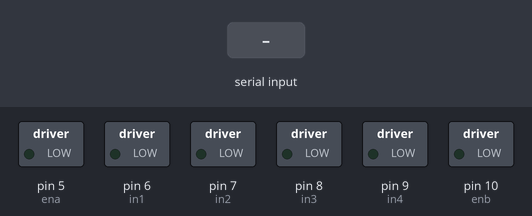
Recording of a sketch running on a simulated Arduino Uno, built with avr-gcc and run on an emulated ATmega328P. Parts: switched loads named in the sketch (green lamp = pin HIGH). The inputs (shaded band) are chosen by the test bench.

Above: at 1.2 s.
1.3 s: "start\n" received over Serial
At 2.5 s:
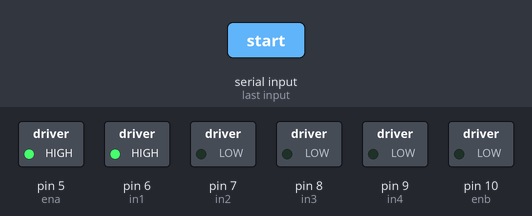
2.8 s: "stop\n" received over Serial
At 3.6 s:
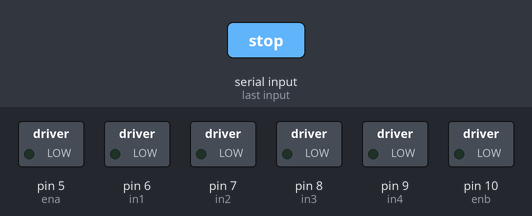
Timing chart, 0 to 5.8 s (numbered marks = the images above; inputs shaded):
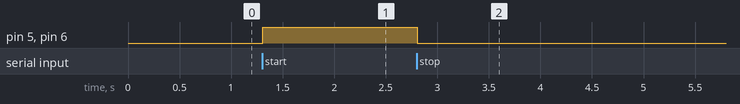

The sketch:

sketch_apr9a.ino
```cpp
int ena = 5;
int in1 = 6;
int in2 = 7;
int in3 = 8;
int in4 = 9;
int enb = 10;

bool runSequence = false;

void setup() {
  Serial.begin(9600);
  pinMode(ena, OUTPUT);
  pinMode(in1, OUTPUT);
  pinMode(in2, OUTPUT);
  pinMode(enb, OUTPUT);
  pinMode(in3, OUTPUT);
  pinMode(in4, OUTPUT);
  stopAllMotors();
}

void loop() {
  // Check for new command
  if (Serial.available()) {
    String command = Serial.readStringUntil('\n');
    command.trim();

    if (command == "start") {
      runSequence = true;
    } else if (command == "stop") {
      runSequence = false;
      stopAllMotors();
    }
  }

  // Execute motor sequence only once per "start" command
  if (runSequence) {
    // --- Motor A: Run 5 seconds ---
    digitalWrite(in1, HIGH);
    digitalWrite(in2, LOW);
    analogWrite(ena, 255);
    unsigned long startTime = millis();
    while (millis() - startTime < 5000 && runSequence) {
      checkStopSignal();
    }
    digitalWrite(in1, LOW);
    digitalWrite(in2, LOW);

    // --- Motor B: Run 3x (3s ON, 3s OFF) ---
    for (int i = 0; i < 3 && runSequence; i++) {
      digitalWrite(in3, HIGH);
      digitalWrite(in4, LOW);
      analogWrite(enb, 255);
      startTime = millis();
      while (millis() - startTime < 3000 && runSequence) {
        checkStopSignal();
      }

      digitalWrite(in3, LOW);
      digitalWrite(in4, LOW);
      startTime = millis();
      while (millis() - startTime < 3000 && runSequence) {
        checkStopSignal();
      }
    }

    stopAllMotors();
    runSequence = false;
  }
}

void checkStopSignal() {
  if (Serial.available()) {
    String command = Serial.readStringUntil('\n');
    command.trim();
    if (command == "stop") {
      runSequence = false;
      stopAllMotors();
    }
  }
}

void stopAllMotors() {
  digitalWrite(in1, LOW);
  digitalWrite(in2, LOW);
  digitalWrite(in3, LOW);
  digitalWrite(in4, LOW);
  analogWrite(ena, 0);
  analogWrite(enb, 0);
}
```

Measured:
- after the input at 1.3 s, pin 5 (ena), pin 6 (in1): LOW → HIGH at once
- after the input at 2.8 s, pin 5 (ena): HIGH → LOW at once; pin 6 (in1): HIGH → LOW after 0.01 s instead of 3.5 s; pin 8 (in3), pin 10 (enb): stays LOW (without the input it goes to HIGH after 3.5 s)
